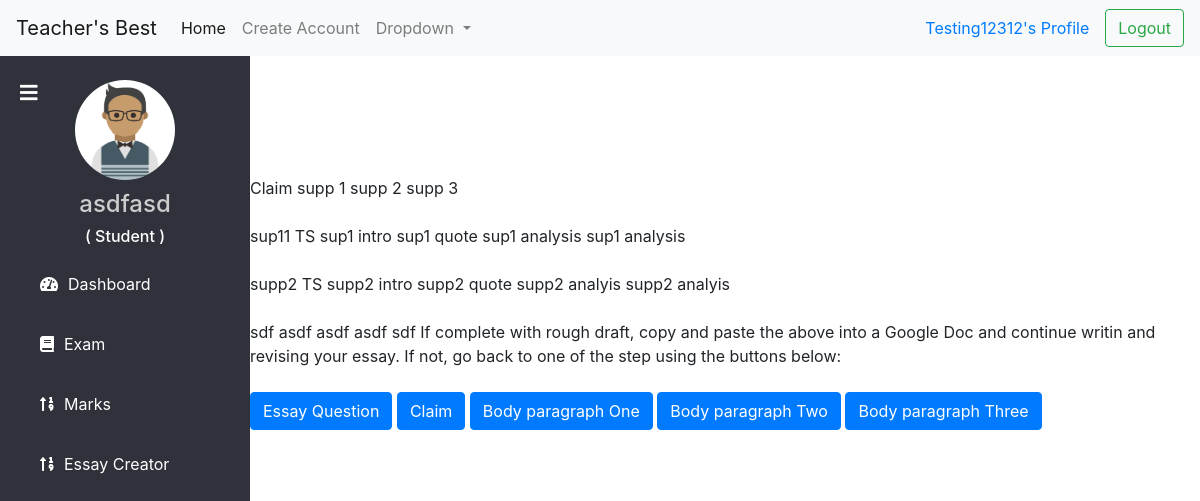
Page /essay_view (signed in) on the committed database.
### arg_essay/models.py (models this page shows)
class Thesis(models.Model):
    user = models.OneToOneField(User, on_delete=models.CASCADE, null=True)
    declarative = models.CharField(max_length=500, null=True)
    support_one = models.CharField(max_length=500, null=True)
    support_two = models.CharField(max_length=500, null=True)
    support_three = models.CharField(max_length=500, null=True)

class TiqaOne(models.Model):
    user = models.OneToOneField(User, on_delete=models.CASCADE, null=True)
    topic_sentence_one = models.CharField(max_length=500, null=True)
    intro_quote_one = models.CharField(max_length=500, null=True)
    quote_one = models.CharField(max_length=500, null=True)
    analysis_one_one = models.CharField(max_length=500, null=True)
    analysis_one_two = models.CharField(max_length=500, null=True)

class TiqaTwo(models.Model):
    user = models.OneToOneField(User, on_delete=models.CASCADE, null=True)
    topic_sentence_two = models.CharField(max_length=500, null=True)
    intro_quote_two = models.CharField(max_length=500, null=True)
    quote_two = models.CharField(max_length=500, null=True)
    analysis_two_one = models.CharField(max_length=500, null=True)
    analysis_two_two = models.CharField(max_length=500, null=True)

class TiqaThree(models.Model):
    user = models.OneToOneField(User, on_delete=models.CASCADE, null=True)
    topic_sentence_three = models.CharField(max_length=500, null=True)
    intro_quote_three = models.CharField(max_length=500, null=True)
    quote_three = models.CharField(max_length=500, null=True)
    analysis_three_one = models.CharField(max_length=500, null=True)
    analysis_three_two = models.CharField(max_length=500, null=True)

### arg_essay/views.py (the view)
# urls.py: path('essay_view', views.essay_view, name='essay-v'),
def essay_view(request, *arg):
    complete_thesis = Thesis.objects.filter(user=request.user)
    tiqa_one = TiqaOne.objects.filter(user=request.user)
    tiqa_two = TiqaTwo.objects.filter(user=request.user)
    tiqa_three = TiqaThree.objects.filter(user=request.user)
    context = {'complete_thesis': complete_thesis, "tiqa_one": tiqa_one, "tiqa_two": tiqa_two, "tiqa_three": tiqa_three }
    return render(request, 'essay_view.html', context)

### arg_essay/templates/essay_view.html (shortened to what this page needs)
{% extends 'student/studentbase.html' %}
{%load static%}
{% block content %}
<!DOCTYPE html>
<html lang="en">
<head>
    <link rel="stylesheet" href="https://cdn.jsdelivr.net/npm/bootstrap@4.6.2/dist/css/bootstrap.min.css">
</head>
<body>
       {% for x in  complete_thesis  %}
       {{  x.declarative}}
       {{  x.support_one }}
       {{  x.support_two }}
       {{  x.support_three }}
       {% endfor %}
    <br></br>
       {% for x in tiqa_one  %}
       {{  x.topic_sentence_one}}
       {{  x.intro_quote_one }}
       {{  x.quote_one  }}
       {{  x.analysis_one_one }}
       {{  x.analysis_one_two  }}
       {% endfor %}
       <br></br>
       {% for x in tiqa_two   %}
       {{  x.topic_sentence_two}}
       {{  x.intro_quote_two }}
       {{  x.quote_two }}
       {{  x.analysis_two_one }}
       {{  x.analysis_two_two  }}
       {% endfor %}
       <br></br>
       {% for x in tiqa_three %}
       {{  x.topic_sentence_three}}
       {{  x.intro_quote_three }}
       {{ x.quote_three }}
       {{  x.analysis_three_one  }}
       {{  x.analysis_three_two }}
       {% endfor %}
       If complete with rough draft, copy and paste the above into a Google Doc and continue writin and revising your essay.
       If not, go back to one of the step using the buttons below:
       <br></br>
       <a class="btn btn-primary" href="{% url 'to-essay-question' %}" role="button">Essay Question</a>
       <a class="btn btn-primary" href="{% url 'to-claim' %}" role="button">Claim</a>
       <a class="btn btn-primary" href="{% url 'to-tiqa-one' %}" role="button">Body paragraph One</a>
       <a class="btn btn-primary" href="{% url 'to-tiqa-two' %}" role="button">Body paragraph Two</a>
       <a class="btn btn-primary" href="{% url 'to-tiqa-three' %}" role="button">Body paragraph Three</a>
    </body>
    </html> {% endblock %}

### templates/student/studentbase.html (shortened to what this page needs)
<!DOCTYPE html>
{% load static %}
{% include 'navbar.html' %}
<html lang="en" dir="ltr">
<head>
  <link rel="stylesheet" href="https://cdnjs.cloudflare.com/ajax/libs/font-awesome/5.12.1/css/all.min.css">
</head>
<body>
  <div class="sidebar">
    <label for="check">
      <i style="left: 20px;margin-top: 17px;"class="fas fa-bars" id="sidebar_btn"></i>
    </label>
    <center>
      <img src="{% static "image/student.png" %}" class="profile_image" alt="">
      <h4>{{request.user.first_name}}</h4>
      <h6 style="color: rgb(255, 255, 255);">( Student )</h6>
    </center>
    <a href="/student/student-dashboard"><i class="fas fa-tachometer-alt"></i><span>Dashboard</span></a>
    <a href="/student/student-exam"><i class="fas fa-book"></i><span>Exam</span></a>
    <a href="/student/student-marks"><i class="fas fa-sort-numeric-up"></i><span>Marks</span></a>
    <a href="{% url 'essay-question' %}"><i class="fas fa-sort-numeric-up"></i><span>Essay Creator</span></a>
  </div>
  <div class="content">
    <br><br><br><br><br>
    {% block content %}
    {% endblock content %}
    <br><br><br>
  </div>
</body>
</html>

### templates/navbar.html (shortened to what this page needs)
{% load static %}
<nav class="navbar navbar-expand-lg navbar-light bg-light">
  <a class="navbar-brand" href="{% url 'site-home' %}">Teacher's Best</a>
  <div class="collapse navbar-collapse" id="navbarSupportedContent">
    <ul class="navbar-nav mr-auto">
      <li class="nav-item active">
        <a class="nav-link" href="{% url 'site-home' %}">Home <span class="sr-only">(current)</span></a>
      </li>
      <li class="nav-item">
        <a href="{% url 'create-account' %}" class="nav-link">Create Account</a>
      </li>
      <li class="nav-item dropdown">
        <a class="nav-link dropdown-toggle" href="#" id="navbarDropdown" role="button" data-bs-toggle="dropdown" aria-haspopup="true" aria-expanded="false">
          Dropdown
        </a>
      </li>
    </ul>
      {% if request.user.is_authenticated %}
      <div class="nav-link" >
          <a  href="{% url 'student-dashboard' %}" >{{user}}'s Profile</a>
      </div>
      {% endif %}
      {% if request.user.is_authenticated %}
      <div class="form-inline my-2 my-lg-0" >
        <a class="btn btn-outline-success my-2 my-sm-0" href="{% url 'logout' %}" >Logout</a>
      </div>
      {% else %}
      <div class="form-inline my-2 my-lg-0" >
        <a  class="btn btn-outline-success my-2 my-sm-2" href="{% url 'login' %}" class="jollyrancher ">Login</a>
      </div>
      {% endif %}
  </div>
</nav>

### templates/student/studentbase.html (style rules this page uses)
a:link { text-decoration: none; }
body { margin: 0; padding: 0; font-family: "Gill Sans", sans-serif;; }
.sidebar { background: #2f323a; margin-top: 0px; padding-top: 0px; position: fixed; left: 0; width: 250px; height: 100%; transition: 0.5s; transition-property: left; }
.sidebar .profile_image { width: 100px; height: 100px; border-radius: 100px; margin-bottom: 10px; }
.sidebar h4 { color: #ccc; margin-top: 0; }
.sidebar a { color: #fff; display: block; width: 100%; line-height: 60px; text-decoration: none; padding-left: 40px; box-sizing: border-box; transition: 0.5s; }
.sidebar i { padding-right: 10px; }
label #sidebar_btn { z-index: 1; color: #fff; position: fixed; cursor: pointer; left: 300px; font-size: 20px; margin: 5px 0; transition: 0.5s; transition-property: color; }
.content { margin-left: 250px; background: url(background.png) no-repeat; background-position: center; background-size: cover; height: 10vh; transition: 0.5s; }

### rows in the picture
Thesis: declarative "Claim", support_one "supp 1", support_two "supp 2", support_three "supp 3"
TiqaOne: topic_sentence_one "sup11 TS", intro_quote_one "sup1 intro", quote_one "sup1 quote", analysis_one_one "sup1 analysis", analysis_one_two "sup1 analysis"
TiqaTwo: topic_sentence_two "supp2 TS", intro_quote_two "supp2 intro", quote_two "supp2 quote", analysis_two_one "supp2 analyis", analysis_two_two "supp2 analyis"
TiqaThree: topic_sentence_three "sdf", intro_quote_three "asdf", quote_three "asdf", analysis_three_one "asdf", analysis_three_two "sdf"

### other values in the picture
{{ user }} "Testing12312"
{{ request.user.first_name }} "asdfasd"
